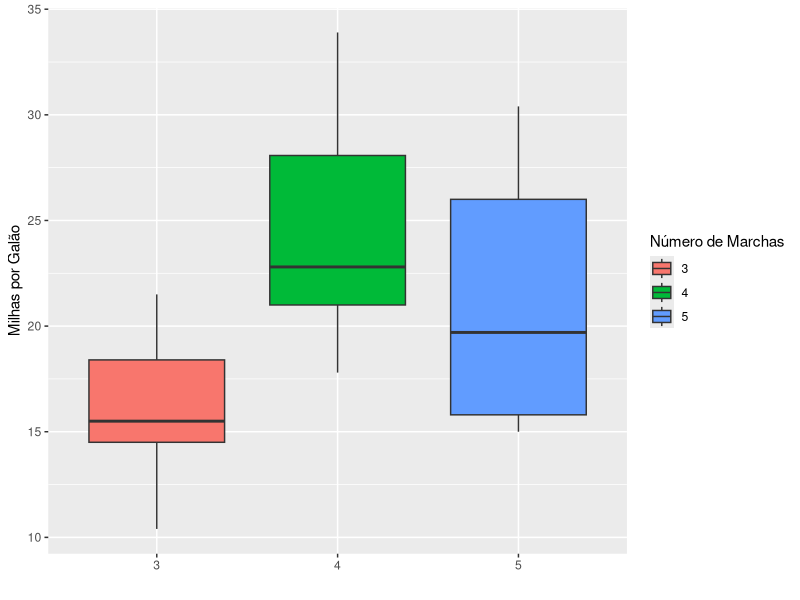
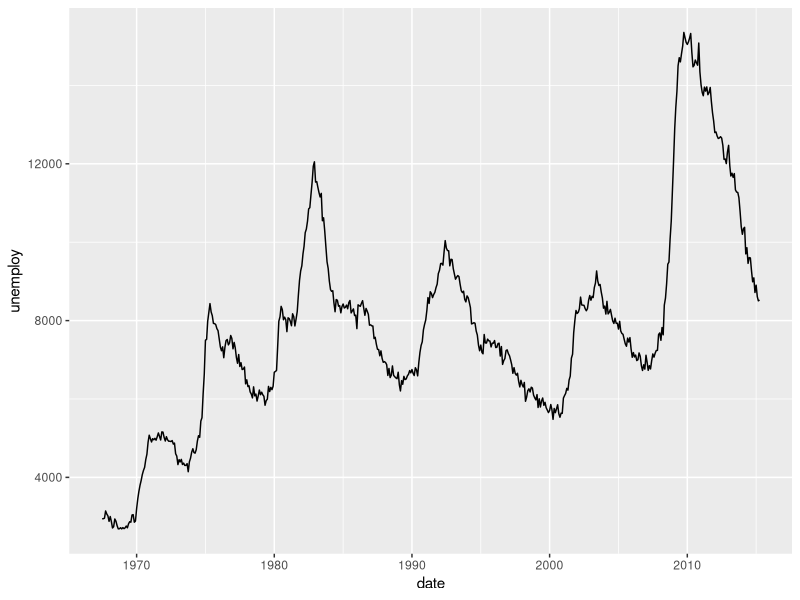
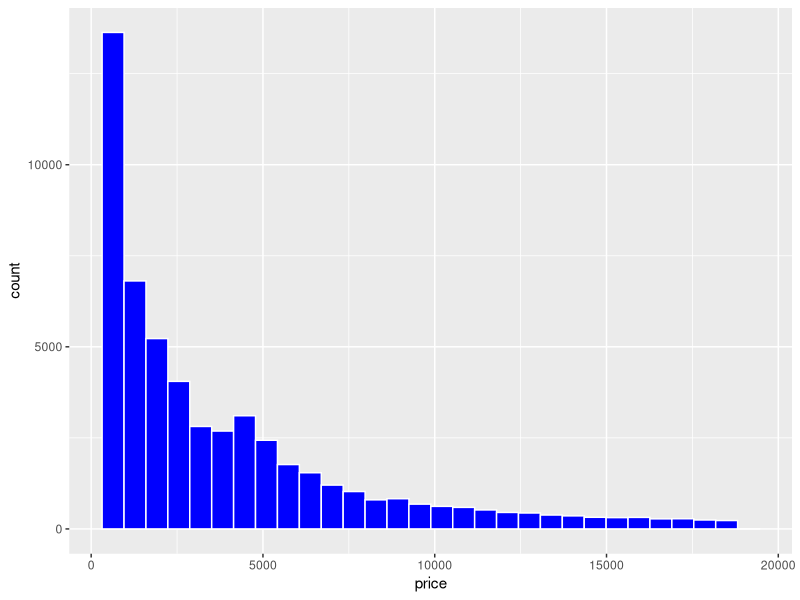
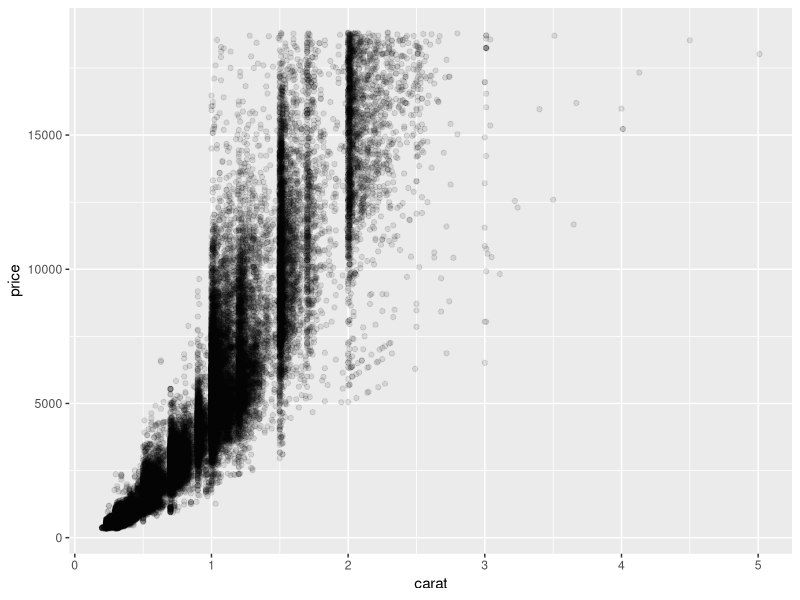
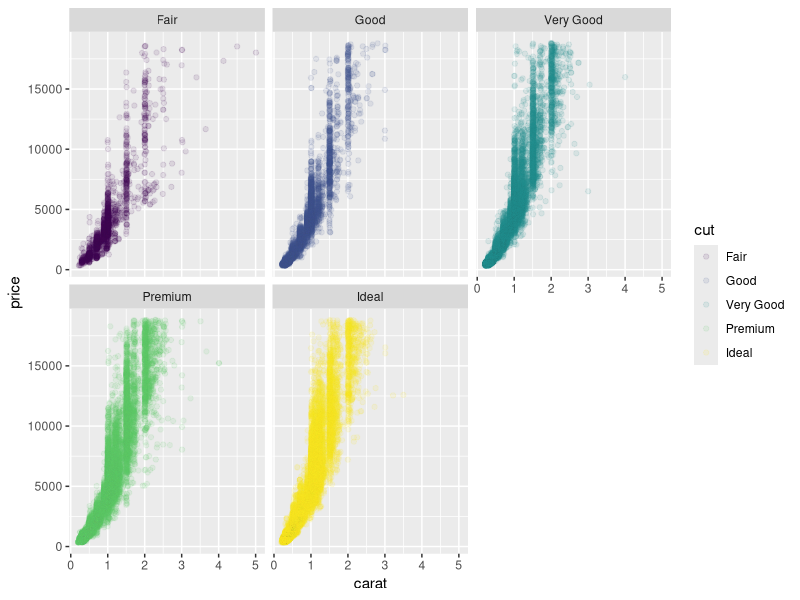
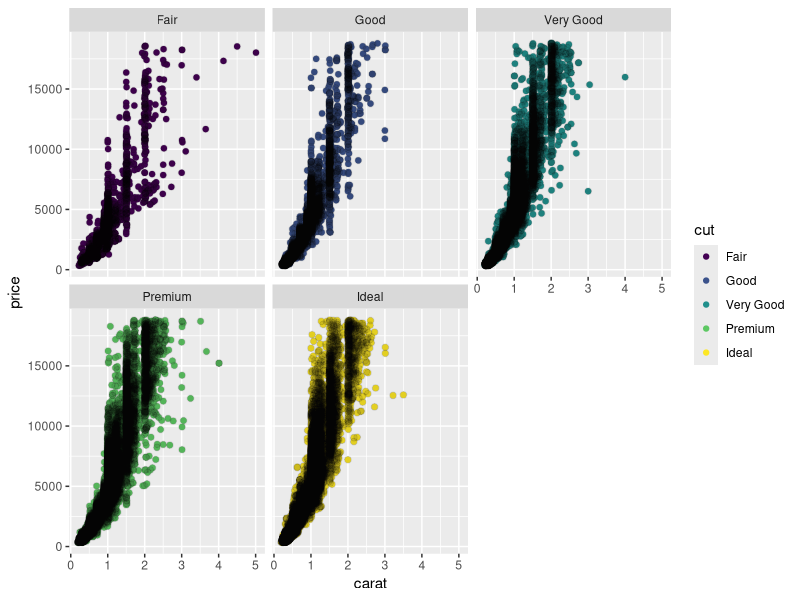
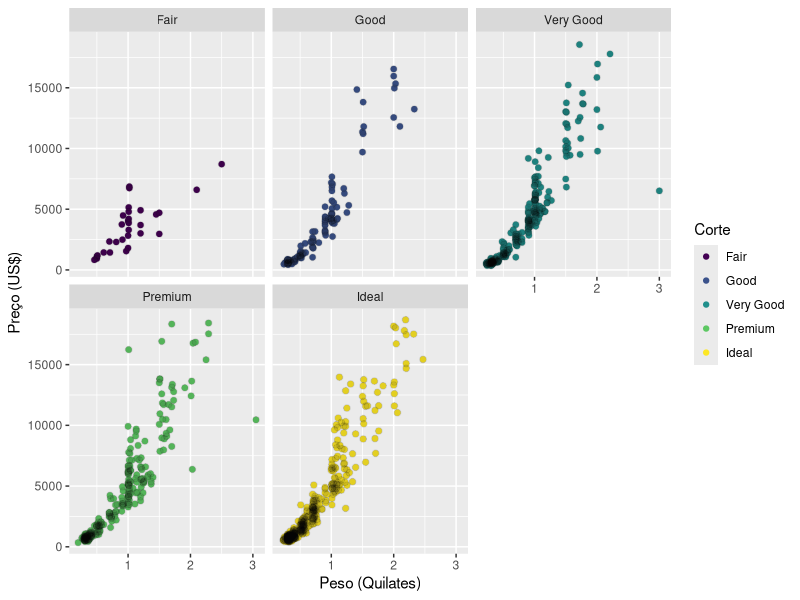
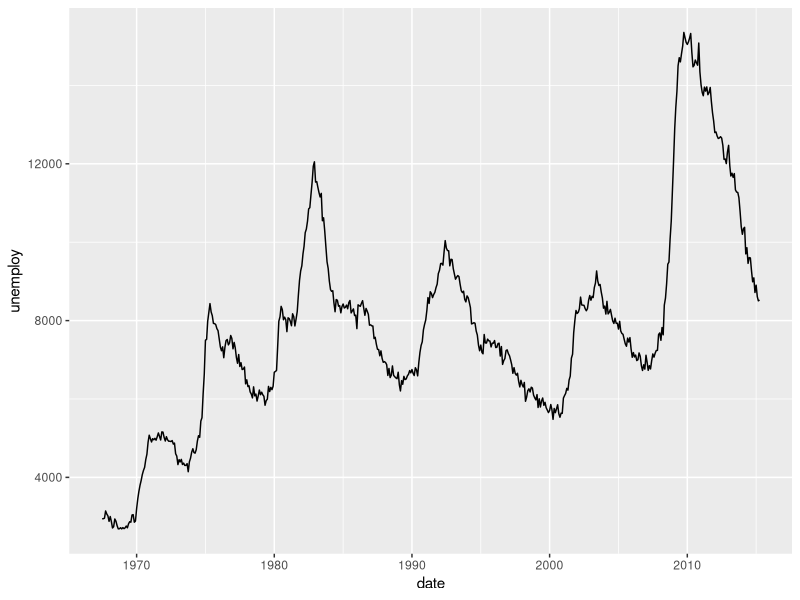

Generate these figures, in order, with R:
# ggplot2

install.packages("ggplot2")
library(ggplot2)

# boxplot
ggplot(data = mtcars) +
    geom_boxplot(aes(x = as.character(gear), y = mpg, fill = as.character(gear))) +
    xlab("") +
    ylab("Milhas por Galão") +
    labs(fill = "Número de Marchas")

# line
ggplot(economics, aes(date,unemploy)) + geom_line()


# histogram
head(diamonds)

ggplot(diamonds, aes(price)) + geom_histogram(colour = "white", fill = "blue")


# correlation
cor(diamonds$price, diamonds$carat)

# alpha defines the thickness of the point (like transparency)
ggplot(diamonds, aes(carat, price)) + geom_point(alpha = 0.1)

ggplot(diamonds, aes(carat, price)) +
    geom_point(alpha = 0.1, aes(colour = cut)) +
    facet_wrap(~cut)

ggplot(diamonds, aes(carat, price)) +
    geom_point(aes(colour = cut)) +
    geom_point(size = 2, alpha = 0.1) +
    facet_wrap(~cut)

library(dplyr)
library(tidyr)
ggplot(diamonds %>% sample_n(1000), aes(carat, price)) +
    geom_point(aes(colour = cut)) +
    geom_point(size = 2, alpha = 0.1) +
    facet_wrap(~cut) +
    labs(x = "Peso (Quilates)", y = "Preço (US$)", colour = "Corte")


# two lines
View(economics)

ggplot(economics, aes(date, unemploy)) +
    geom_line()

ggplot(economics, aes(date, uempmed)) +
    geom_line()


economics %>%
    mutate(unemploy = (unemploy - min(unemploy))/(max(unemploy) - min(unemploy)),
           uempmed = (uempmed - min(uempmed))/(max(uempmed) - min(uempmed))) %>%
    ggplot(aes(date,unemploy)) +
    geom_line(colour = "red") +
    geom_line(aes(y = uempmed), colour = "blue")


economics %>%
    select(date, unemploy, uempmed) %>%
    gather(indice, valor, -date) %>%
    group_by(indice) %>%
    mutate(valor_pad = (valor - min(valor))/(max(valor) - min(valor))) %>%
    ggplot(aes(x = date, y = valor_pad , colour = indice)) +
    geom_line() +
    scale_color_manual("Índice", values = c("red","blue"),
                       labels = c("Desemprego","Tempo Desemprego (Meses)")) +
    labs(x = "Data", y="Valor")

# put line in scatterplot

coef(lm(price ~ carat, data = diamonds %>% sample_n(1000)))

ggplot(diamonds %>% sample_n(1000), aes(carat, price)) +
    geom_point() +
    geom_abline(intercept = -2258.311, slope = 7647.504, colour = "blue", linetype = "dashed", size = 1)

ggplot(diamonds %>% sample_n(1000), aes(carat, price)) +
    geom_point() +
    geom_smooth(method = lm)

ggplot(diamonds %>% sample_n(1000), aes(x = carat, y = price, colour = cut)) +
    geom_point() +
    geom_smooth(method = lm)


# bar plot

table(diamonds$cut)
diamonds %>%
    group_by(cut) %>%
    summarise(n = n()) %>%
    mutate(perc = n/sum(n)) %>%
    ggplot(aes(x = 1, y = perc, fill = cut)) +
    geom_bar(stat = "identity") +
    coord_polar(theta = "y")

ggplot(diamonds, aes(cut)) + geom_bar()

# map
install.packages("maps")
library(maps)
mapa <- map_data("world")
head(mapa)


library(dplyr)
diamonds %>%
    sample_n(10000) %>%
    group_by(cut) %>%
    mutate(correlacao = cor(carat, price)) %>%
    ungroup() %>%
    mutate(cut = paste(cut, "cor =", round(correlacao,2))) %>%
    ggplot(aes(x = carat, y = price)) +
    geom_point(aes(colour = cut)) +
    geom_text(aes(x = 3, y = 2500, label = paste("r² = ", round(correlacao,2)))) +
    facet_wrap(~cut) +
    labs(x = "Peso (Quilates)", y = "Preço (US$)") +
    guides(colour = F)






